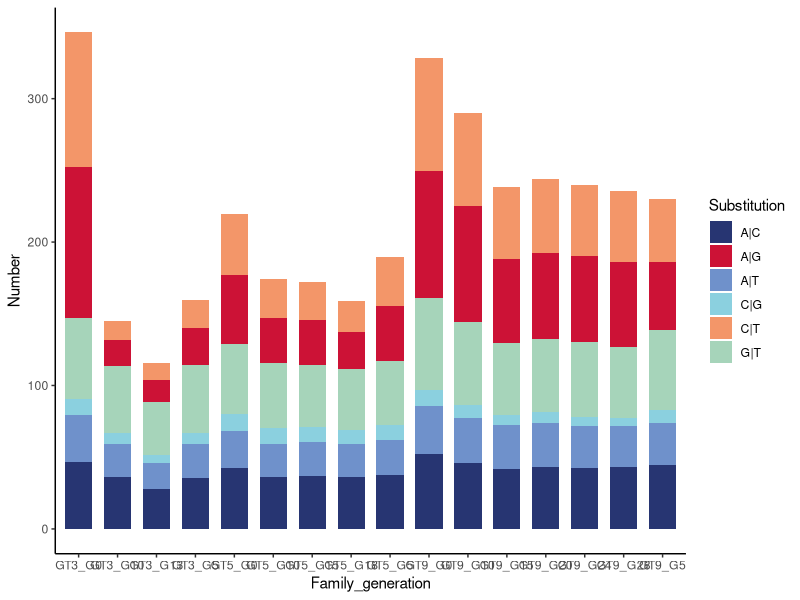
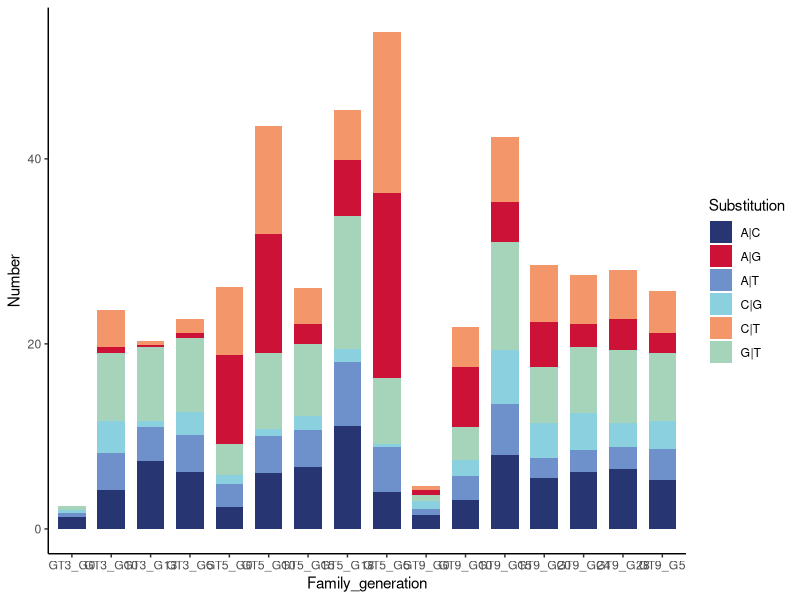
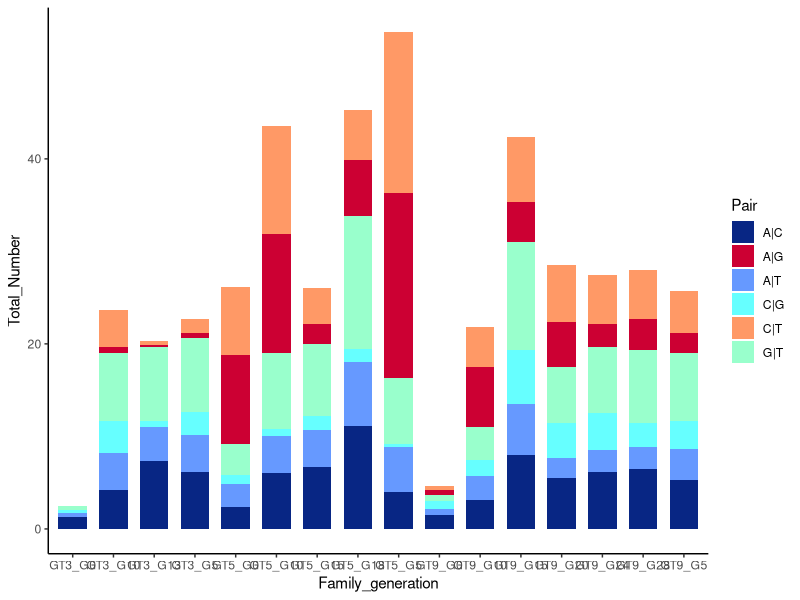

Generate these figures, in order, with R:
#!/usr/bin/Rscript
##title: "Plot transition and transversions experimental evolution"
##author: "Pelletier Camille"
#date: 20/09/2022

'%!in%' <- function(x,y)!('%in%'(x,y))
options( "digits"=3)

###################################### Function to install / load package if it's not here ###############################################
ipak <- function(pkg){
  new.pkg <- pkg[!(pkg %in% installed.packages()[, "Package"])]
  if (length(new.pkg)) 
    install.packages(new.pkg, dependencies = TRUE)
  sapply(pkg, require, character.only = TRUE)
}

ipak(unique(
  c( "tidyverse", "dplyr") # plot
) )

addline_format <- function(x,...){
  gsub('//s','/n',x)
}

#------------------------------------------------------------------import datas-------------------------------------------------------------------------------
subst_table<- read.csv2("./data_frame_allelic_frequencies_indiduals.csv")

#------------------------------------------------------------------prepare datas------------------------------------------------------------------------------

subst_table<- subst_table[subst_table$TYPE == "snp",]

#determine if snps are ancestral or de novo
# considered as ancestral if more than one individual carry the snp at G0 and considered as de novo mutations if less than one individual carry the snp at G0 
for (i in 1:nrow(subst_table)){
  
  line_i <- subst_table[i,]
  
  ref_all <- line_i$REF
  alt_all <- line_i$ALT
  
  subst_table$GT3_G0[i] <- sum(line_i[c("GT3_G0_R1_1", "GT3_G0_R1_4", "GT3_G0_R1_6","GT3_G0_R2_1", "GT3_G0_R2_3", "GT3_G0_R2_6")] > 0)
  subst_table$GT5_G0[i] <- sum(line_i[c("GT5_G0_R1_3", "GT5_G0_R1_4", "GT5_G0_R1_6", "GT5_G0_R2_2", "GT5_G0_R2_3", "GT5_G0_R2_4")] > 0)
  subst_table$GT9_G0[i] <- sum(line_i[c("GT9_G0_R1_1", "GT9_G0_R1_3", "GT9_G0_R1_6", "GT9_G0_R2_2", "GT9_G0_R2_3", "GT9_G0_R2_6")] > 0)
  
  if (subst_table$GT3_G0[i] == 0 | subst_table$GT3_G0[i] == 1 ){
    subst_table$GT3_G0_ancestral[i] <- "denovo"
  } else if (subst_table$GT3_G0[i] >1 ){
    subst_table$GT3_G0_ancestral[i] <- "ancestral"
  } 
  
  if (subst_table$GT5_G0[i] == 0 | subst_table$GT5_G0[i] == 1 ){
    subst_table$GT5_G0_ancestral[i] <- "denovo"
  } else if (subst_table$GT5_G0[i] >1 ){
    subst_table$GT5_G0_ancestral[i] <- "ancestral"
  } 
  
  if (subst_table$GT9_G0[i] == 0 | subst_table$GT9_G0[i] == 1 ){
    subst_table$GT9_G0_ancestral[i] <- "denovo"
  } else if (subst_table$GT9_G0[i] >1 ){
    subst_table$GT9_G0_ancestral[i] <- "ancestral"
  } 
  
  
  if ((ref_all == "A" && alt_all == "G") || (ref_all == "G" && alt_all == "A") || (ref_all == "C" && alt_all == "T") || (ref_all == "T" && alt_all == "C")){
    subst_table$tstv[i] <- "transition"
  } else {
    subst_table$tstv[i] <- "transversion"
  }
  
  }

write.csv(subst_table,)
# create a subtable for ancestral/de novo snps 
ancestral_GT3_snps <- subst_table[subst_table$GT3_G0_ancestral == "ancestral", ] %>% select(UniqueID:GT3_G5_R2_7,GT3_G0,GT3_G0_ancestral,tstv)
denovo_GT3_snps <- subst_table[subst_table$GT3_G0_ancestral == "denovo", ]%>% select(UniqueID:GT3_G5_R2_7,GT3_G0,GT3_G0_ancestral,tstv)
ancestral_GT5_snps <- subst_table[subst_table$GT5_G0_ancestral == "ancestral", ]%>% select(UniqueID:TYPE,GT5_G0_R1_3:GT5_G5_R2_7,GT5_G0, GT5_G0_ancestral,tstv)
denovo_GT5_snps <- subst_table[subst_table$GT5_G0_ancestral == "denovo", ]%>% select(UniqueID:TYPE,GT5_G0_R1_3:GT5_G5_R2_7,GT5_G0, GT5_G0_ancestral,tstv)
ancestral_GT9_snps <- subst_table[subst_table$GT9_G0_ancestral == "ancestral", ]%>% select(UniqueID:TYPE,GT9_G0_R1_1:GT9_G5_R2_7,GT9_G0, GT9_G0_ancestral,tstv)
denovo_GT9_snps <- subst_table[subst_table$GT9_G0_ancestral == "denovo", ]%>% select(UniqueID:TYPE,GT9_G0_R1_1:GT9_G5_R2_7,GT9_G0, GT9_G0_ancestral,tstv)


##create a dataframe of substitution number per library
mat_tstv_ancestral_GT3 <- matrix(data=NA,nrow=144,ncol=5)
mat_tstv_ancestral_GT5 <- matrix(data=NA,nrow=180,ncol=5)
mat_tstv_ancestral_GT9 <- matrix(data=NA,nrow=252,ncol=5)
mat_tstv_denovo_GT3 <- matrix(data=NA,nrow=144,ncol=5)
mat_tstv_denovo_GT5 <- matrix(data=NA,nrow=180,ncol=5)
mat_tstv_denovo_GT9 <- matrix(data=NA,nrow=252,ncol=5)

counter <- 0
cp_names<- 0
for (j in 6:(ncol(ancestral_GT3_snps)-3)){
  
  ##colnames 
  mat_names <- colnames(ancestral_GT3_snps)[6:29]
  cp_names <- cp_names+1
  #initializing substitution type

  subst_df_j <- cbind(ancestral_GT3_snps[,1:5],as.numeric(ancestral_GT3_snps[,j]))
  
  AT_snps <- length(which(subst_df_j[ (subst_df_j$REF == "A" & subst_df_j$ALT == "T" ) | (subst_df_j$REF == "T" & subst_df_j$ALT == "A" ),6] >0))
  AG_snps <- length(which(subst_df_j[ (subst_df_j$REF == "A" & subst_df_j$ALT == "G" ) | (subst_df_j$REF == "G" & subst_df_j$ALT == "A" ),6] >0))  
  AC_snps <- length(which(subst_df_j[ (subst_df_j$REF == "A" & subst_df_j$ALT == "C" ) | (subst_df_j$REF == "C" & subst_df_j$ALT == "A" ),6] >0))   
  GT_snps <- length(which(subst_df_j[ (subst_df_j$REF == "G" & subst_df_j$ALT == "T" ) | (subst_df_j$REF == "T" & subst_df_j$ALT == "G" ),6] >0)) 
  GC_snps <- length(which(subst_df_j[ (subst_df_j$REF == "G" & subst_df_j$ALT == "C" ) | (subst_df_j$REF == "C" & subst_df_j$ALT == "G" ),6] >0))
  TC_snps <- length(which(subst_df_j[ (subst_df_j$REF == "T" & subst_df_j$ALT == "C" ) | (subst_df_j$REF == "C" & subst_df_j$ALT == "T" ),6] >0))   
  
  
  mat_tstv_ancestral_GT3[(counter+1):(counter+6),1] <- mat_names[cp_names]
  mat_tstv_ancestral_GT3[counter+1,2] <- "A|C"
  mat_tstv_ancestral_GT3[counter+1,3] <- AC_snps
  mat_tstv_ancestral_GT3[counter+1,4] <- "#273572"
  mat_tstv_ancestral_GT3[counter+1,5] <-"Transversion"
  
  mat_tstv_ancestral_GT3[counter+2,2] <- "A|T"
  mat_tstv_ancestral_GT3[counter+2,3] <- AT_snps
  mat_tstv_ancestral_GT3[counter+2,4] <- "#6f91cb"
  mat_tstv_ancestral_GT3[counter+2,5] <-"Transversion"
  
  mat_tstv_ancestral_GT3[counter+3,2] <- "C|G"
  mat_tstv_ancestral_GT3[counter+3,3] <- GC_snps
  mat_tstv_ancestral_GT3[counter+3,4] <- "#8bd0df"
  mat_tstv_ancestral_GT3[counter+3,5] <-"Transversion"
 
  
  mat_tstv_ancestral_GT3[counter+4,2] <- "G|T"
  mat_tstv_ancestral_GT3[counter+4,3] <- GT_snps
  mat_tstv_ancestral_GT3[counter+4,4] <- "#a6d4ba"
  mat_tstv_ancestral_GT3[counter+4,5] <-"Transversion"
  
  mat_tstv_ancestral_GT3[counter+5,2] <- "A|G"
  mat_tstv_ancestral_GT3[counter+5,3] <- AG_snps
  mat_tstv_ancestral_GT3[counter+5,4] <- "#cc1236"
  mat_tstv_ancestral_GT3[counter+5,5] <-"Transition"
  
  mat_tstv_ancestral_GT3[counter+6,2] <- "C|T"
  mat_tstv_ancestral_GT3[counter+6,3] <- TC_snps
  mat_tstv_ancestral_GT3[counter+6,4] <- "#f39669"
  mat_tstv_ancestral_GT3[counter+6,5] <-"Transition"
  
  counter <- counter+6
  
}

counter <- 0
cp_names<- 0
for (j in 6:(ncol(denovo_GT3_snps)-3)){
  
  ##colnames 
  mat_names <- colnames(denovo_GT3_snps)[6:29]
  cp_names <- cp_names+1
  #initializing substitution type
 
  subst_df_j <- cbind(denovo_GT3_snps[,1:5],as.numeric(denovo_GT3_snps[,j]))
  
  AT_snps <- length(which(subst_df_j[ (subst_df_j$REF == "A" & subst_df_j$ALT == "T" ) | (subst_df_j$REF == "T" & subst_df_j$ALT == "A" ),6] >0))
  AG_snps <- length(which(subst_df_j[ (subst_df_j$REF == "A" & subst_df_j$ALT == "G" ) | (subst_df_j$REF == "G" & subst_df_j$ALT == "A" ),6] >0))  
  AC_snps <- length(which(subst_df_j[ (subst_df_j$REF == "A" & subst_df_j$ALT == "C" ) | (subst_df_j$REF == "C" & subst_df_j$ALT == "A" ),6] >0))   
  GT_snps <- length(which(subst_df_j[ (subst_df_j$REF == "G" & subst_df_j$ALT == "T" ) | (subst_df_j$REF == "T" & subst_df_j$ALT == "G" ),6] >0)) 
  GC_snps <- length(which(subst_df_j[ (subst_df_j$REF == "G" & subst_df_j$ALT == "C" ) | (subst_df_j$REF == "C" & subst_df_j$ALT == "G" ),6] >0))
  TC_snps <- length(which(subst_df_j[ (subst_df_j$REF == "T" & subst_df_j$ALT == "C" ) | (subst_df_j$REF == "C" & subst_df_j$ALT == "T" ),6] >0))   
  
  
  mat_tstv_denovo_GT3[(counter+1):(counter+6),1] <- mat_names[cp_names]
  mat_tstv_denovo_GT3[counter+1,2] <- "A|C"
  mat_tstv_denovo_GT3[counter+1,3] <- AC_snps
  mat_tstv_denovo_GT3[counter+1,4] <- "#273572"
  mat_tstv_denovo_GT3[counter+1,5] <-"Transversion"
  
  mat_tstv_denovo_GT3[counter+2,2] <- "A|T"
  mat_tstv_denovo_GT3[counter+2,3] <- AT_snps
  mat_tstv_denovo_GT3[counter+2,4] <- "#6f91cb"
  mat_tstv_denovo_GT3[counter+2,5] <-"Transversion"
  
  mat_tstv_denovo_GT3[counter+3,2] <- "C|G"
  mat_tstv_denovo_GT3[counter+3,3] <- GC_snps
  mat_tstv_denovo_GT3[counter+3,4] <- "#8bd0df"
  mat_tstv_denovo_GT3[counter+3,5] <-"Transversion"
  
  
  mat_tstv_denovo_GT3[counter+4,2] <- "G|T"
  mat_tstv_denovo_GT3[counter+4,3] <- GT_snps
  mat_tstv_denovo_GT3[counter+4,4] <- "#a6d4ba"
  mat_tstv_denovo_GT3[counter+4,5] <-"Transversion"
  
  mat_tstv_denovo_GT3[counter+5,2] <- "A|G"
  mat_tstv_denovo_GT3[counter+5,3] <- AG_snps
  mat_tstv_denovo_GT3[counter+5,4] <- "#cc1236"
  mat_tstv_denovo_GT3[counter+5,5] <-"Transition"
  
  mat_tstv_denovo_GT3[counter+6,2] <- "C|T"
  mat_tstv_denovo_GT3[counter+6,3] <- TC_snps
  mat_tstv_denovo_GT3[counter+6,4] <- "#f39669"
  mat_tstv_denovo_GT3[counter+6,5] <-"Transition"
  
  counter <- counter+6
  
}

counter <- 0
cp_names<- 0
for (j in 6:(ncol(ancestral_GT5_snps)-3)){
  
  ##colnames 
  mat_names <- colnames(ancestral_GT5_snps)[6:35]
  cp_names <- cp_names+1
  #initializing substitution type
  
  subst_df_j <- cbind(ancestral_GT5_snps[,1:5],as.numeric(ancestral_GT5_snps[,j]))
  
  AT_snps <- length(which(subst_df_j[ (subst_df_j$REF == "A" & subst_df_j$ALT == "T" ) | (subst_df_j$REF == "T" & subst_df_j$ALT == "A" ),6] >0))
  AG_snps <- length(which(subst_df_j[ (subst_df_j$REF == "A" & subst_df_j$ALT == "G" ) | (subst_df_j$REF == "G" & subst_df_j$ALT == "A" ),6] >0))  
  AC_snps <- length(which(subst_df_j[ (subst_df_j$REF == "A" & subst_df_j$ALT == "C" ) | (subst_df_j$REF == "C" & subst_df_j$ALT == "A" ),6] >0))   
  GT_snps <- length(which(subst_df_j[ (subst_df_j$REF == "G" & subst_df_j$ALT == "T" ) | (subst_df_j$REF == "T" & subst_df_j$ALT == "G" ),6] >0)) 
  GC_snps <- length(which(subst_df_j[ (subst_df_j$REF == "G" & subst_df_j$ALT == "C" ) | (subst_df_j$REF == "C" & subst_df_j$ALT == "G" ),6] >0))
  TC_snps <- length(which(subst_df_j[ (subst_df_j$REF == "T" & subst_df_j$ALT == "C" ) | (subst_df_j$REF == "C" & subst_df_j$ALT == "T" ),6] >0))   
  
  
  mat_tstv_ancestral_GT5[(counter+1):(counter+6),1] <- mat_names[cp_names]
  mat_tstv_ancestral_GT5[counter+1,2] <- "A|C"
  mat_tstv_ancestral_GT5[counter+1,3] <- AC_snps
  mat_tstv_ancestral_GT5[counter+1,4] <- "#273572"
  mat_tstv_ancestral_GT5[counter+1,5] <-"Transversion"
  
  mat_tstv_ancestral_GT5[counter+2,2] <- "A|T"
  mat_tstv_ancestral_GT5[counter+2,3] <- AT_snps
  mat_tstv_ancestral_GT5[counter+2,4] <- "#6f91cb"
  mat_tstv_ancestral_GT5[counter+2,5] <-"Transversion"
  
  mat_tstv_ancestral_GT5[counter+3,2] <- "C|G"
  mat_tstv_ancestral_GT5[counter+3,3] <- GC_snps
  mat_tstv_ancestral_GT5[counter+3,4] <- "#8bd0df"
  mat_tstv_ancestral_GT5[counter+3,5] <-"Transversion"
  
  
  mat_tstv_ancestral_GT5[counter+4,2] <- "G|T"
  mat_tstv_ancestral_GT5[counter+4,3] <- GT_snps
  mat_tstv_ancestral_GT5[counter+4,4] <- "#a6d4ba"
  mat_tstv_ancestral_GT5[counter+4,5] <-"Transversion"
  
  mat_tstv_ancestral_GT5[counter+5,2] <- "A|G"
  mat_tstv_ancestral_GT5[counter+5,3] <- AG_snps
  mat_tstv_ancestral_GT5[counter+5,4] <- "#cc1236"
  mat_tstv_ancestral_GT5[counter+5,5] <-"Transition"
  
  mat_tstv_ancestral_GT5[counter+6,2] <- "C|T"
  mat_tstv_ancestral_GT5[counter+6,3] <- TC_snps
  mat_tstv_ancestral_GT5[counter+6,4] <- "#f39669"
  mat_tstv_ancestral_GT5[counter+6,5] <-"Transition"
  
  counter <- counter+6
  
}


counter <- 0
cp_names<- 0
for (j in 6:(ncol(denovo_GT5_snps)-3)){
  
  ##colnames 
  mat_names <- colnames(denovo_GT5_snps)[6:35]
  cp_names <- cp_names+1
  #initializing substitution type
  
  subst_df_j <- cbind(denovo_GT5_snps[,1:5],as.numeric(denovo_GT5_snps[,j]))
  
  AT_snps <- length(which(subst_df_j[ (subst_df_j$REF == "A" & subst_df_j$ALT == "T" ) | (subst_df_j$REF == "T" & subst_df_j$ALT == "A" ),6] >0))
  AG_snps <- length(which(subst_df_j[ (subst_df_j$REF == "A" & subst_df_j$ALT == "G" ) | (subst_df_j$REF == "G" & subst_df_j$ALT == "A" ),6] >0))  
  AC_snps <- length(which(subst_df_j[ (subst_df_j$REF == "A" & subst_df_j$ALT == "C" ) | (subst_df_j$REF == "C" & subst_df_j$ALT == "A" ),6] >0))   
  GT_snps <- length(which(subst_df_j[ (subst_df_j$REF == "G" & subst_df_j$ALT == "T" ) | (subst_df_j$REF == "T" & subst_df_j$ALT == "G" ),6] >0)) 
  GC_snps <- length(which(subst_df_j[ (subst_df_j$REF == "G" & subst_df_j$ALT == "C" ) | (subst_df_j$REF == "C" & subst_df_j$ALT == "G" ),6] >0))
  TC_snps <- length(which(subst_df_j[ (subst_df_j$REF == "T" & subst_df_j$ALT == "C" ) | (subst_df_j$REF == "C" & subst_df_j$ALT == "T" ),6] >0))   
  
  
  mat_tstv_denovo_GT5[(counter+1):(counter+6),1] <- mat_names[cp_names]
  mat_tstv_denovo_GT5[counter+1,2] <- "A|C"
  mat_tstv_denovo_GT5[counter+1,3] <- AC_snps
  mat_tstv_denovo_GT5[counter+1,4] <- "#273572"
  mat_tstv_denovo_GT5[counter+1,5] <-"Transversion"
  
  mat_tstv_denovo_GT5[counter+2,2] <- "A|T"
  mat_tstv_denovo_GT5[counter+2,3] <- AT_snps
  mat_tstv_denovo_GT5[counter+2,4] <- "#6f91cb"
  mat_tstv_denovo_GT5[counter+2,5] <-"Transversion"
  
  mat_tstv_denovo_GT5[counter+3,2] <- "C|G"
  mat_tstv_denovo_GT5[counter+3,3] <- GC_snps
  mat_tstv_denovo_GT5[counter+3,4] <- "#8bd0df"
  mat_tstv_denovo_GT5[counter+3,5] <-"Transversion"
  
  
  mat_tstv_denovo_GT5[counter+4,2] <- "G|T"
  mat_tstv_denovo_GT5[counter+4,3] <- GT_snps
  mat_tstv_denovo_GT5[counter+4,4] <- "#a6d4ba"
  mat_tstv_denovo_GT5[counter+4,5] <-"Transversion"
  
  mat_tstv_denovo_GT5[counter+5,2] <- "A|G"
  mat_tstv_denovo_GT5[counter+5,3] <- AG_snps
  mat_tstv_denovo_GT5[counter+5,4] <- "#cc1236"
  mat_tstv_denovo_GT5[counter+5,5] <-"Transition"
  
  mat_tstv_denovo_GT5[counter+6,2] <- "C|T"
  mat_tstv_denovo_GT5[counter+6,3] <- TC_snps
  mat_tstv_denovo_GT5[counter+6,4] <- "#f39669"
  mat_tstv_denovo_GT5[counter+6,5] <-"Transition"
  
  counter <- counter+6
  
}

counter <- 0
cp_names<- 0
for (j in 6:(ncol(ancestral_GT9_snps)-3)){
  
  ##colnames 
  mat_names <- colnames(ancestral_GT9_snps)[6:47]
  cp_names <- cp_names+1
  #initializing substitution type
  
  subst_df_j <- cbind(ancestral_GT9_snps[,1:5],as.numeric(ancestral_GT9_snps[,j]))
  
  AT_snps <- length(which(subst_df_j[ (subst_df_j$REF == "A" & subst_df_j$ALT == "T" ) | (subst_df_j$REF == "T" & subst_df_j$ALT == "A" ),6] >0))
  AG_snps <- length(which(subst_df_j[ (subst_df_j$REF == "A" & subst_df_j$ALT == "G" ) | (subst_df_j$REF == "G" & subst_df_j$ALT == "A" ),6] >0))  
  AC_snps <- length(which(subst_df_j[ (subst_df_j$REF == "A" & subst_df_j$ALT == "C" ) | (subst_df_j$REF == "C" & subst_df_j$ALT == "A" ),6] >0))   
  GT_snps <- length(which(subst_df_j[ (subst_df_j$REF == "G" & subst_df_j$ALT == "T" ) | (subst_df_j$REF == "T" & subst_df_j$ALT == "G" ),6] >0)) 
  GC_snps <- length(which(subst_df_j[ (subst_df_j$REF == "G" & subst_df_j$ALT == "C" ) | (subst_df_j$REF == "C" & subst_df_j$ALT == "G" ),6] >0))
  TC_snps <- length(which(subst_df_j[ (subst_df_j$REF == "T" & subst_df_j$ALT == "C" ) | (subst_df_j$REF == "C" & subst_df_j$ALT == "T" ),6] >0))   
  
  
  mat_tstv_ancestral_GT9[(counter+1):(counter+6),1] <- mat_names[cp_names]
  mat_tstv_ancestral_GT9[counter+1,2] <- "A|C"
  mat_tstv_ancestral_GT9[counter+1,3] <- AC_snps
  mat_tstv_ancestral_GT9[counter+1,4] <- "#273572"
  mat_tstv_ancestral_GT9[counter+1,5] <-"Transversion"
  
  mat_tstv_ancestral_GT9[counter+2,2] <- "A|T"
  mat_tstv_ancestral_GT9[counter+2,3] <- AT_snps
  mat_tstv_ancestral_GT9[counter+2,4] <- "#6f91cb"
  mat_tstv_ancestral_GT9[counter+2,5] <-"Transversion"
  
  mat_tstv_ancestral_GT9[counter+3,2] <- "C|G"
  mat_tstv_ancestral_GT9[counter+3,3] <- GC_snps
  mat_tstv_ancestral_GT9[counter+3,4] <- "#8bd0df"
  mat_tstv_ancestral_GT9[counter+3,5] <-"Transversion"
  
  
  mat_tstv_ancestral_GT9[counter+4,2] <- "G|T"
  mat_tstv_ancestral_GT9[counter+4,3] <- GT_snps
  mat_tstv_ancestral_GT9[counter+4,4] <- "#a6d4ba"
  mat_tstv_ancestral_GT9[counter+4,5] <-"Transversion"
  
  mat_tstv_ancestral_GT9[counter+5,2] <- "A|G"
  mat_tstv_ancestral_GT9[counter+5,3] <- AG_snps
  mat_tstv_ancestral_GT9[counter+5,4] <- "#cc1236"
  mat_tstv_ancestral_GT9[counter+5,5] <-"Transition"
  
  mat_tstv_ancestral_GT9[counter+6,2] <- "C|T"
  mat_tstv_ancestral_GT9[counter+6,3] <- TC_snps
  mat_tstv_ancestral_GT9[counter+6,4] <- "#f39669"
  mat_tstv_ancestral_GT9[counter+6,5] <-"Transition"
  
  counter <- counter+6
  
}

counter <- 0
cp_names<- 0
for (j in 6:(ncol(denovo_GT9_snps)-3)){
  
  ##colnames 
  mat_names <- colnames(denovo_GT9_snps)[6:47]
  cp_names <- cp_names+1
  #initializing substitution type
  
  subst_df_j <- cbind(denovo_GT9_snps[,1:5],as.numeric(denovo_GT9_snps[,j]))
  
  AT_snps <- length(which(subst_df_j[ (subst_df_j$REF == "A" & subst_df_j$ALT == "T" ) | (subst_df_j$REF == "T" & subst_df_j$ALT == "A" ),6] >0))
  AG_snps <- length(which(subst_df_j[ (subst_df_j$REF == "A" & subst_df_j$ALT == "G" ) | (subst_df_j$REF == "G" & subst_df_j$ALT == "A" ),6] >0))  
  AC_snps <- length(which(subst_df_j[ (subst_df_j$REF == "A" & subst_df_j$ALT == "C" ) | (subst_df_j$REF == "C" & subst_df_j$ALT == "A" ),6] >0))   
  GT_snps <- length(which(subst_df_j[ (subst_df_j$REF == "G" & subst_df_j$ALT == "T" ) | (subst_df_j$REF == "T" & subst_df_j$ALT == "G" ),6] >0)) 
  GC_snps <- length(which(subst_df_j[ (subst_df_j$REF == "G" & subst_df_j$ALT == "C" ) | (subst_df_j$REF == "C" & subst_df_j$ALT == "G" ),6] >0))
  TC_snps <- length(which(subst_df_j[ (subst_df_j$REF == "T" & subst_df_j$ALT == "C" ) | (subst_df_j$REF == "C" & subst_df_j$ALT == "T" ),6] >0))   
  
  
  mat_tstv_denovo_GT9[(counter+1):(counter+6),1] <- mat_names[cp_names]
  mat_tstv_denovo_GT9[counter+1,2] <- "A|C"
  mat_tstv_denovo_GT9[counter+1,3] <- AC_snps
  mat_tstv_denovo_GT9[counter+1,4] <- "#273572"
  mat_tstv_denovo_GT9[counter+1,5] <-"Transversion"
  
  mat_tstv_denovo_GT9[counter+2,2] <- "A|T"
  mat_tstv_denovo_GT9[counter+2,3] <- AT_snps
  mat_tstv_denovo_GT9[counter+2,4] <- "#6f91cb"
  mat_tstv_denovo_GT9[counter+2,5] <-"Transversion"
  
  mat_tstv_denovo_GT9[counter+3,2] <- "C|G"
  mat_tstv_denovo_GT9[counter+3,3] <- GC_snps
  mat_tstv_denovo_GT9[counter+3,4] <- "#8bd0df"
  mat_tstv_denovo_GT9[counter+3,5] <-"Transversion"
  
  
  mat_tstv_denovo_GT9[counter+4,2] <- "G|T"
  mat_tstv_denovo_GT9[counter+4,3] <- GT_snps
  mat_tstv_denovo_GT9[counter+4,4] <- "#a6d4ba"
  mat_tstv_denovo_GT9[counter+4,5] <-"Transversion"
  
  mat_tstv_denovo_GT9[counter+5,2] <- "A|G"
  mat_tstv_denovo_GT9[counter+5,3] <- AG_snps
  mat_tstv_denovo_GT9[counter+5,4] <- "#cc1236"
  mat_tstv_denovo_GT9[counter+5,5] <-"Transition"
  
  mat_tstv_denovo_GT9[counter+6,2] <- "C|T"
  mat_tstv_denovo_GT9[counter+6,3] <- TC_snps
  mat_tstv_denovo_GT9[counter+6,4] <- "#f39669"
  mat_tstv_denovo_GT9[counter+6,5] <-"Transition"
  
  counter <- counter+6
  
}

mat_tstv_ancestral <- as.data.frame(rbind(mat_tstv_ancestral_GT3, mat_tstv_ancestral_GT5, mat_tstv_ancestral_GT9))  
mat_tstv_denovo <- as.data.frame(rbind(mat_tstv_denovo_GT3,mat_tstv_denovo_GT5,mat_tstv_denovo_GT9))

colnames(mat_tstv_ancestral) <- c("Individual",	"Substitution",	"Number",	"Color",	"TSTV")
colnames(mat_tstv_denovo) <- c("Individual",	"Substitution",	"Number",	"Color",	"TSTV")

write.csv2(mat_tstv_ancestral, "./mat_subst_type_ancestral.csv")
write.csv2(mat_tstv_denovo, "./mat_subst_type_denovo.csv")



subst_type_denovo <- mat_tstv_denovo %>% tidyr::separate(Individual, c("Family","Generation","Replicate","Ind"), sep =c("_") ,remove = FALSE) %>%
  dplyr::mutate(Family_generation= glue::glue("{Family}_{Generation}"))  %>%
  dplyr::mutate(Family_generation_subs= glue::glue("{Family}_{Generation}_{Substitution}")) %>%  select(-Replicate, -Ind, -Family, -Generation)

subst_type_ancestral <- mat_tstv_ancestral %>% tidyr::separate(Individual, c("Family","Generation","Replicate","Ind"), sep =c("_") ,remove = FALSE) %>%
  dplyr::mutate(Family_generation= glue::glue("{Family}_{Generation}"))  %>%
  dplyr::mutate(Family_generation_subs= glue::glue("{Family}_{Generation}_{Substitution}")) %>%  select(-Replicate, -Ind, -Family, -Generation)

list_FGS <- c(subst_type_ancestral$Family_generation_subs, subst_type_denovo$Family_generation_subs) %>% sort() %>% unique()

#create a matrix of mean number for each generations and family 
mat_moy_tstv_ancestral <- matrix(data=NA,nrow=length(list_FGS),ncol=5)
mat_moy_tstv_denovo <- matrix(data=NA,nrow=length(list_FGS),ncol=5)
colnames(mat_moy_tstv_ancestral) <- c("Family_generation","Substitution", "Number","Color","TSTV")
colnames(mat_moy_tstv_denovo) <- c("Family_generation","Substitution", "Number","Color","TSTV")

i=0
for (i in 1:length(list_FGS)){
  FGS <- list_FGS[i]
   subsi<- subst_type_ancestral[subst_type_ancestral$Family_generation_subs == FGS, ]
  
   mat_moy_tstv_ancestral[i,1] <- subsi$Family_generation[1]
   mat_moy_tstv_ancestral[i,2] <- subsi$Substitution[1]
   mat_moy_tstv_ancestral[i,4] <- subsi$Color[1]
   mat_moy_tstv_ancestral[i,5] <- subsi$TSTV[1]
   
   mean_tstv <- as.numeric(mean(as.numeric(subsi$Number)))
   mat_moy_tstv_ancestral[i,3] <- as.numeric(mean_tstv)
   
}

i=0
for (i in 1:length(list_FGS)){
  FGS <- list_FGS[i]
  subsi<- subst_type_denovo[subst_type_denovo$Family_generation_subs == FGS, ]
  
  mat_moy_tstv_denovo[i,1] <- subsi$Family_generation[1]
  mat_moy_tstv_denovo[i,2] <- subsi$Substitution[1]
  mat_moy_tstv_denovo[i,4] <- subsi$Color[1]
  mat_moy_tstv_denovo[i,5] <- subsi$TSTV[1]
  
  mean_tstv <- as.numeric(mean(as.numeric(subsi$Number)))
  mat_moy_tstv_denovo[i,3] <- as.numeric(mean_tstv)
  
}

df_moy_tstv_denovo <- as.data.frame(mat_moy_tstv_denovo)
df_moy_tstv_denovo$Number <- as.numeric(df_moy_tstv_denovo$Number)
write.csv2(df_moy_tstv_denovo, "./mean_subst_type_denovo.csv")
df_moy_tstv_ancestral <- as.data.frame(mat_moy_tstv_ancestral)
df_moy_tstv_ancestral$Number <- as.numeric(df_moy_tstv_ancestral$Number)
write.csv2(df_moy_tstv_ancestral, "./mean_subst_type_ancestral.csv")


ggplot(data = df_moy_tstv_ancestral, aes(x = Family_generation, y = Number)) +
  geom_col(aes(fill = Substitution, group=TSTV), width = 0.7)+
  scale_fill_manual(values=df_moy_tstv_ancestral$Color) + theme_classic()


ggplot(data = df_moy_tstv_denovo, aes(x = Family_generation, y = Number)) +
  geom_col(aes(fill = Substitution, group=TSTV), width = 0.7)+
  scale_fill_manual(values=df_moy_tstv_denovo$Color) + theme_classic()



i=0
list_FGS <- df_moy_tstv_denovo$Family_generation %>% sort() %>% unique()
agg_df_final <- tibble()
for (i in 1:length(list_FGS)){
   list_FGS_i <- list_FGS[i]
  subsi<- df_moy_tstv_denovo[df_moy_tstv_denovo$Family_generation ==  list_FGS_i,]
  split_subsi <-subsi%>% tidyr::separate(Substitution, c("REF","ALT"), sep =c(">") ,remove = FALSE) 
  
  split_subsi$Pair <- apply(split_subsi[, c("REF", "ALT")], 1, function(x) paste(sort(x), collapse = "|"))
  agg_df <- aggregate(Number ~ Pair, data = split_subsi, sum)
  agg_df$Family_generation <- list_FGS_i
  
  
  agg_df <- split_subsi %>%
    group_by(Family_generation, Pair) %>%
    summarise(
      Total_Number = sum(Number),
      TSTV = names(sort(table(TSTV), decreasing = TRUE))[1], # major type
      .groups = "drop"
    )
  
  unique_pairs <- sort(unique(agg_df$Pair))
  palette <- c("#082684","#CC0033", "#6699FF", "#66FFFF","#FF9966","#99FFCC")
  
  # assign a unique color to each pair
  pair_colors <- setNames(palette, unique_pairs)
  agg_df$Color <- pair_colors[agg_df$Pair]
  agg_df_final <- rbind(agg_df_final, agg_df)
  
  
  
  
}

agg_df_final <- as.data.frame(agg_df_final)
agg_df_final$Total_Number <- as.numeric(agg_df_final$Total_Number)

#------------------------------------------------------------------plot datas------------------------------------------------------------------------------



ggplot(data = agg_df_final, aes(x = Family_generation, y = Total_Number)) +
  geom_col(aes(fill = Pair, group=TSTV), width = 0.7)+
  scale_fill_manual(values=agg_df_final$Color) + theme_classic()
